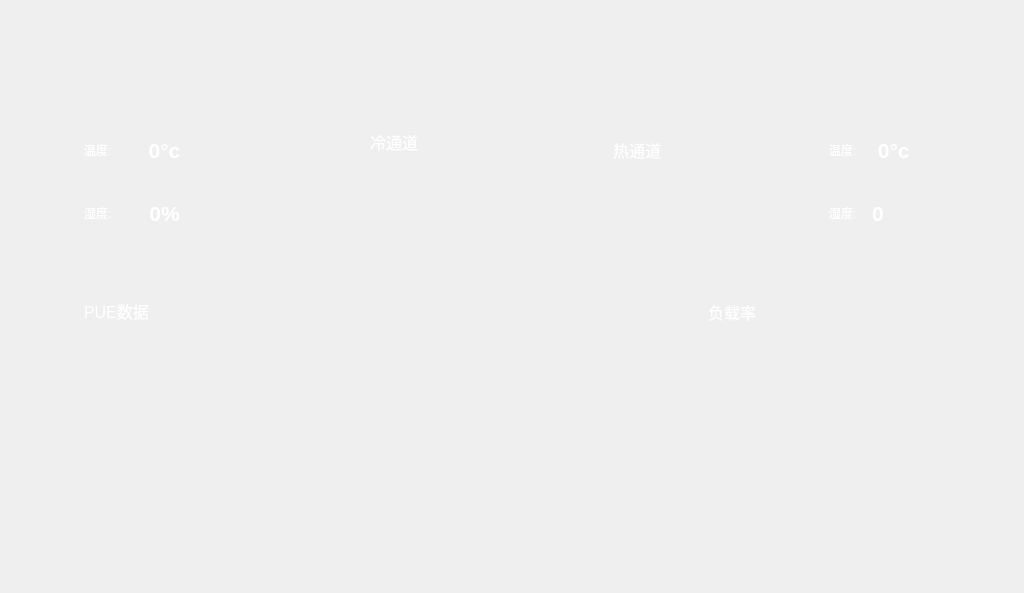
<?xml version="1.0" encoding="UTF-8"?>
<ui version="4.0">
 <class>PageSysOverview</class>
 <widget class="QWidget" name="PageSysOverview">
  <property name="geometry">
   <rect>
    <x>0</x>
    <y>0</y>
    <width>1024</width>
    <height>593</height>
   </rect>
  </property>
  <property name="windowTitle">
   <string>Form</string>
  </property>
  <layout class="QVBoxLayout" name="verticalLayout_5">
   <property name="leftMargin">
    <number>0</number>
   </property>
   <property name="topMargin">
    <number>0</number>
   </property>
   <property name="rightMargin">
    <number>0</number>
   </property>
   <property name="bottomMargin">
    <number>0</number>
   </property>
   <item>
    <widget class="QWidget" name="wgtRender" native="true">
     <layout class="QHBoxLayout" name="horizontalLayout_12">
      <property name="spacing">
       <number>6</number>
      </property>
      <property name="leftMargin">
       <number>0</number>
      </property>
      <property name="topMargin">
       <number>0</number>
      </property>
      <property name="rightMargin">
       <number>0</number>
      </property>
      <property name="bottomMargin">
       <number>0</number>
      </property>
      <item>
       <spacer name="horizontalSpacer_7">
        <property name="orientation">
         <enum>Qt::Horizontal</enum>
        </property>
        <property name="sizeHint" stdset="0">
         <size>
          <width>43</width>
          <height>20</height>
         </size>
        </property>
       </spacer>
      </item>
      <item>
       <widget class="QWidget" name="wgtLeft" native="true">
        <property name="sizePolicy">
         <sizepolicy hsizetype="Preferred" vsizetype="Expanding">
          <horstretch>0</horstretch>
          <verstretch>0</verstretch>
         </sizepolicy>
        </property>
        <property name="minimumSize">
         <size>
          <width>371</width>
          <height>542</height>
         </size>
        </property>
        <property name="maximumSize">
         <size>
          <width>371</width>
          <height>16777215</height>
         </size>
        </property>
        <property name="styleSheet">
         <string notr="true"/>
        </property>
        <layout class="QVBoxLayout" name="verticalLayout_12">
         <property name="leftMargin">
          <number>0</number>
         </property>
         <property name="topMargin">
          <number>0</number>
         </property>
         <property name="rightMargin">
          <number>0</number>
         </property>
         <property name="bottomMargin">
          <number>0</number>
         </property>
         <item>
          <spacer name="verticalSpacer_5">
           <property name="orientation">
            <enum>Qt::Vertical</enum>
           </property>
           <property name="sizeHint" stdset="0">
            <size>
             <width>20</width>
             <height>97</height>
            </size>
           </property>
          </spacer>
         </item>
         <item>
          <layout class="QHBoxLayout" name="horizontalLayout_9">
           <property name="spacing">
            <number>0</number>
           </property>
           <item>
            <widget class="QWidget" name="wgt_rightData" native="true">
             <property name="minimumSize">
              <size>
               <width>284</width>
               <height>135</height>
              </size>
             </property>
             <property name="maximumSize">
              <size>
               <width>284</width>
               <height>135</height>
              </size>
             </property>
             <property name="styleSheet">
              <string notr="true"/>
             </property>
             <widget class="QLabel" name="label">
              <property name="geometry">
               <rect>
                <x>381</x>
                <y>23</y>
                <width>60</width>
                <height>60</height>
               </rect>
              </property>
              <property name="minimumSize">
               <size>
                <width>60</width>
                <height>60</height>
               </size>
              </property>
              <property name="maximumSize">
               <size>
                <width>16777215</width>
                <height>60</height>
               </size>
              </property>
              <property name="font">
               <font>
                <pointsize>13</pointsize>
                <weight>75</weight>
                <bold>true</bold>
               </font>
              </property>
              <property name="styleSheet">
               <string notr="true">color: rgb(114, 159, 207);</string>
              </property>
              <property name="text">
               <string/>
              </property>
              <property name="alignment">
               <set>Qt::AlignBottom|Qt::AlignRight|Qt::AlignTrailing</set>
              </property>
             </widget>
             <widget class="QWidget" name="widget_2" native="true">
              <property name="geometry">
               <rect>
                <x>160</x>
                <y>10</y>
                <width>121</width>
                <height>121</height>
               </rect>
              </property>
              <property name="minimumSize">
               <size>
                <width>121</width>
                <height>121</height>
               </size>
              </property>
              <property name="maximumSize">
               <size>
                <width>121</width>
                <height>121</height>
               </size>
              </property>
              <property name="styleSheet">
               <string notr="true">.QWidget#widget_2
{
 border-radius:0px;
 border-color: rgb(52, 101, 164);
 border-image: url(:/image/cir.png);
}
</string>
              </property>
              <layout class="QVBoxLayout" name="verticalLayout_4">
               <property name="spacing">
                <number>0</number>
               </property>
               <property name="leftMargin">
                <number>26</number>
               </property>
               <property name="topMargin">
                <number>20</number>
               </property>
               <property name="rightMargin">
                <number>10</number>
               </property>
               <property name="bottomMargin">
                <number>10</number>
               </property>
               <item>
                <widget class="QLabel" name="label_2">
                 <property name="minimumSize">
                  <size>
                   <width>71</width>
                   <height>60</height>
                  </size>
                 </property>
                 <property name="maximumSize">
                  <size>
                   <width>71</width>
                   <height>60</height>
                  </size>
                 </property>
                 <property name="styleSheet">
                  <string notr="true">border-image: url(:/image/ac_icon.png);</string>
                 </property>
                 <property name="text">
                  <string/>
                 </property>
                </widget>
               </item>
              </layout>
             </widget>
             <widget class="QWidget" name="layoutWidget">
              <property name="geometry">
               <rect>
                <x>20</x>
                <y>10</y>
                <width>161</width>
                <height>120</height>
               </rect>
              </property>
              <layout class="QVBoxLayout" name="verticalLayout_10">
               <property name="spacing">
                <number>10</number>
               </property>
               <property name="rightMargin">
                <number>0</number>
               </property>
               <item>
                <widget class="QWidget" name="widget_9" native="true">
                 <property name="minimumSize">
                  <size>
                   <width>0</width>
                   <height>50</height>
                  </size>
                 </property>
                 <property name="maximumSize">
                  <size>
                   <width>154</width>
                   <height>50</height>
                  </size>
                 </property>
                 <property name="styleSheet">
                  <string notr="true">.QWidget#widget_9
{
 border-radius:0px;
 border-color: rgb(52, 101, 164);
 border-image: url(:/image/cold_up.png);
}
</string>
                 </property>
                 <layout class="QHBoxLayout" name="horizontalLayout_7">
                  <property name="spacing">
                   <number>3</number>
                  </property>
                  <property name="leftMargin">
                   <number>6</number>
                  </property>
                  <property name="rightMargin">
                   <number>30</number>
                  </property>
                  <item>
                   <widget class="QLabel" name="lblColdTmp">
                    <property name="minimumSize">
                     <size>
                      <width>40</width>
                      <height>0</height>
                     </size>
                    </property>
                    <property name="maximumSize">
                     <size>
                      <width>40</width>
                      <height>16777215</height>
                     </size>
                    </property>
                    <property name="styleSheet">
                     <string notr="true">color: #FFFFFF;</string>
                    </property>
                    <property name="text">
                     <string>温度:</string>
                    </property>
                   </widget>
                  </item>
                  <item>
                   <widget class="QLabel" name="lblColdTmpVal">
                    <property name="minimumSize">
                     <size>
                      <width>0</width>
                      <height>0</height>
                     </size>
                    </property>
                    <property name="maximumSize">
                     <size>
                      <width>120</width>
                      <height>60</height>
                     </size>
                    </property>
                    <property name="font">
                     <font>
                      <pointsize>16</pointsize>
                      <weight>75</weight>
                      <bold>true</bold>
                     </font>
                    </property>
                    <property name="styleSheet">
                     <string notr="true">color: #FFFFFF;</string>
                    </property>
                    <property name="text">
                     <string>0°c</string>
                    </property>
                    <property name="alignment">
                     <set>Qt::AlignCenter</set>
                    </property>
                   </widget>
                  </item>
                 </layout>
                </widget>
               </item>
               <item>
                <widget class="QWidget" name="widget_11" native="true">
                 <property name="minimumSize">
                  <size>
                   <width>0</width>
                   <height>50</height>
                  </size>
                 </property>
                 <property name="maximumSize">
                  <size>
                   <width>154</width>
                   <height>50</height>
                  </size>
                 </property>
                 <property name="styleSheet">
                  <string notr="true">.QWidget#widget_11
{
 border-radius:0px;
 border-color: rgb(52, 101, 164);
 border-image: url(:/image/cold_down.png);
}
</string>
                 </property>
                 <layout class="QHBoxLayout" name="horizontalLayout_8">
                  <property name="spacing">
                   <number>3</number>
                  </property>
                  <property name="leftMargin">
                   <number>6</number>
                  </property>
                  <property name="rightMargin">
                   <number>30</number>
                  </property>
                  <item>
                   <widget class="QLabel" name="lblColdHum">
                    <property name="minimumSize">
                     <size>
                      <width>40</width>
                      <height>0</height>
                     </size>
                    </property>
                    <property name="maximumSize">
                     <size>
                      <width>40</width>
                      <height>16777215</height>
                     </size>
                    </property>
                    <property name="styleSheet">
                     <string notr="true">color: #FFFFFF;</string>
                    </property>
                    <property name="text">
                     <string>湿度:</string>
                    </property>
                   </widget>
                  </item>
                  <item>
                   <widget class="QLabel" name="lblColdHumVal">
                    <property name="minimumSize">
                     <size>
                      <width>0</width>
                      <height>0</height>
                     </size>
                    </property>
                    <property name="maximumSize">
                     <size>
                      <width>120</width>
                      <height>55</height>
                     </size>
                    </property>
                    <property name="font">
                     <font>
                      <pointsize>16</pointsize>
                      <weight>75</weight>
                      <bold>true</bold>
                     </font>
                    </property>
                    <property name="styleSheet">
                     <string notr="true">color: #FFFFFF;</string>
                    </property>
                    <property name="text">
                     <string>0%</string>
                    </property>
                    <property name="alignment">
                     <set>Qt::AlignCenter</set>
                    </property>
                   </widget>
                  </item>
                 </layout>
                </widget>
               </item>
              </layout>
             </widget>
            </widget>
           </item>
           <item>
            <widget class="QWidget" name="widget_7" native="true">
             <property name="minimumSize">
              <size>
               <width>71</width>
               <height>0</height>
              </size>
             </property>
             <property name="maximumSize">
              <size>
               <width>71</width>
               <height>135</height>
              </size>
             </property>
             <layout class="QVBoxLayout" name="verticalLayout_9">
              <property name="spacing">
               <number>3</number>
              </property>
              <property name="leftMargin">
               <number>0</number>
              </property>
              <property name="topMargin">
               <number>0</number>
              </property>
              <property name="rightMargin">
               <number>0</number>
              </property>
              <property name="bottomMargin">
               <number>0</number>
              </property>
              <item>
               <spacer name="verticalSpacer_4">
                <property name="orientation">
                 <enum>Qt::Vertical</enum>
                </property>
                <property name="sizeType">
                 <enum>QSizePolicy::Fixed</enum>
                </property>
                <property name="sizeHint" stdset="0">
                 <size>
                  <width>15</width>
                  <height>17</height>
                 </size>
                </property>
               </spacer>
              </item>
              <item>
               <widget class="QLabel" name="lblColdPass">
                <property name="minimumSize">
                 <size>
                  <width>71</width>
                  <height>25</height>
                 </size>
                </property>
                <property name="maximumSize">
                 <size>
                  <width>71</width>
                  <height>25</height>
                 </size>
                </property>
                <property name="font">
                 <font>
                  <pointsize>12</pointsize>
                 </font>
                </property>
                <property name="styleSheet">
                 <string notr="true">color: #FFFFFF;</string>
                </property>
                <property name="text">
                 <string>冷通道</string>
                </property>
                <property name="alignment">
                 <set>Qt::AlignRight|Qt::AlignTrailing|Qt::AlignVCenter</set>
                </property>
               </widget>
              </item>
              <item>
               <widget class="QWidget" name="widget_8" native="true">
                <property name="minimumSize">
                 <size>
                  <width>71</width>
                  <height>31</height>
                 </size>
                </property>
                <property name="maximumSize">
                 <size>
                  <width>71</width>
                  <height>31</height>
                 </size>
                </property>
                <property name="styleSheet">
                 <string notr="true">.QWidget#widget_8
{
 border-radius:0px;
 border-color: rgb(52, 101, 164);
 border-image: url(:/image/left_line.png);
}

</string>
                </property>
               </widget>
              </item>
              <item>
               <spacer name="verticalSpacer_3">
                <property name="orientation">
                 <enum>Qt::Vertical</enum>
                </property>
                <property name="sizeHint" stdset="0">
                 <size>
                  <width>20</width>
                  <height>56</height>
                 </size>
                </property>
               </spacer>
              </item>
             </layout>
            </widget>
           </item>
          </layout>
         </item>
         <item>
          <spacer name="verticalSpacer_7">
           <property name="orientation">
            <enum>Qt::Vertical</enum>
           </property>
           <property name="sizeType">
            <enum>QSizePolicy::Fixed</enum>
           </property>
           <property name="sizeHint" stdset="0">
            <size>
             <width>20</width>
             <height>35</height>
            </size>
           </property>
          </spacer>
         </item>
         <item>
          <layout class="QHBoxLayout" name="horizontalLayout_11">
           <property name="spacing">
            <number>0</number>
           </property>
           <item>
            <widget class="QWidget" name="wgtPUE" native="true">
             <property name="minimumSize">
              <size>
               <width>278</width>
               <height>193</height>
              </size>
             </property>
             <property name="maximumSize">
              <size>
               <width>278</width>
               <height>193</height>
              </size>
             </property>
             <property name="styleSheet">
              <string notr="true">.QWidget#wgtPUE
{
 border-radius:0px;
 border-color: rgb(52, 101, 164);
 border-image: url(:/image/pue_border.png);
}</string>
             </property>
             <layout class="QVBoxLayout" name="verticalLayout_2">
              <property name="spacing">
               <number>0</number>
              </property>
              <property name="leftMargin">
               <number>10</number>
              </property>
              <property name="topMargin">
               <number>10</number>
              </property>
              <property name="rightMargin">
               <number>10</number>
              </property>
              <property name="bottomMargin">
               <number>20</number>
              </property>
              <item>
               <layout class="QHBoxLayout" name="horizontalLayout">
                <property name="leftMargin">
                 <number>10</number>
                </property>
                <item>
                 <widget class="QLabel" name="lblPue">
                  <property name="minimumSize">
                   <size>
                    <width>0</width>
                    <height>25</height>
                   </size>
                  </property>
                  <property name="maximumSize">
                   <size>
                    <width>16777215</width>
                    <height>25</height>
                   </size>
                  </property>
                  <property name="font">
                   <font>
                    <pointsize>12</pointsize>
                   </font>
                  </property>
                  <property name="styleSheet">
                   <string notr="true">color: #FFFFFF;</string>
                  </property>
                  <property name="text">
                   <string>PUE数据</string>
                  </property>
                 </widget>
                </item>
                <item>
                 <spacer name="horizontalSpacer">
                  <property name="orientation">
                   <enum>Qt::Horizontal</enum>
                  </property>
                  <property name="sizeHint" stdset="0">
                   <size>
                    <width>138</width>
                    <height>17</height>
                   </size>
                  </property>
                 </spacer>
                </item>
               </layout>
              </item>
              <item>
               <widget class="wgtDial" name="pue_body" native="true">
                <property name="minimumSize">
                 <size>
                  <width>0</width>
                  <height>139</height>
                 </size>
                </property>
                <property name="maximumSize">
                 <size>
                  <width>16777215</width>
                  <height>139</height>
                 </size>
                </property>
               </widget>
              </item>
             </layout>
            </widget>
           </item>
           <item>
            <spacer name="horizontalSpacer_3">
             <property name="orientation">
              <enum>Qt::Horizontal</enum>
             </property>
             <property name="sizeType">
              <enum>QSizePolicy::Fixed</enum>
             </property>
             <property name="sizeHint" stdset="0">
              <size>
               <width>71</width>
               <height>20</height>
              </size>
             </property>
            </spacer>
           </item>
          </layout>
         </item>
         <item>
          <spacer name="verticalSpacer_6">
           <property name="orientation">
            <enum>Qt::Vertical</enum>
           </property>
           <property name="sizeHint" stdset="0">
            <size>
             <width>20</width>
             <height>96</height>
            </size>
           </property>
          </spacer>
         </item>
        </layout>
       </widget>
      </item>
      <item>
       <layout class="QVBoxLayout" name="verticalLayout">
        <property name="spacing">
         <number>0</number>
        </property>
        <property name="topMargin">
         <number>20</number>
        </property>
        <property name="rightMargin">
         <number>5</number>
        </property>
        <item>
         <widget class="QWidget" name="wgtMid" native="true">
          <property name="sizePolicy">
           <sizepolicy hsizetype="Expanding" vsizetype="Preferred">
            <horstretch>0</horstretch>
            <verstretch>0</verstretch>
           </sizepolicy>
          </property>
          <property name="minimumSize">
           <size>
            <width>170</width>
            <height>460</height>
           </size>
          </property>
          <property name="maximumSize">
           <size>
            <width>170</width>
            <height>460</height>
           </size>
          </property>
          <property name="styleSheet">
           <string notr="true"/>
          </property>
          <layout class="QHBoxLayout" name="horizontalLayout_2">
           <property name="leftMargin">
            <number>0</number>
           </property>
           <property name="topMargin">
            <number>0</number>
           </property>
           <property name="rightMargin">
            <number>0</number>
           </property>
           <property name="bottomMargin">
            <number>0</number>
           </property>
           <item>
            <spacer name="horizontalSpacer_4">
             <property name="orientation">
              <enum>Qt::Horizontal</enum>
             </property>
             <property name="sizeHint" stdset="0">
              <size>
               <width>13</width>
               <height>20</height>
              </size>
             </property>
            </spacer>
           </item>
           <item>
            <widget class="HostPage" name="hostPage_widget" native="true">
             <property name="minimumSize">
              <size>
               <width>165</width>
               <height>454</height>
              </size>
             </property>
             <property name="maximumSize">
              <size>
               <width>165</width>
               <height>454</height>
              </size>
             </property>
            </widget>
           </item>
           <item>
            <spacer name="horizontalSpacer_5">
             <property name="orientation">
              <enum>Qt::Horizontal</enum>
             </property>
             <property name="sizeHint" stdset="0">
              <size>
               <width>13</width>
               <height>20</height>
              </size>
             </property>
            </spacer>
           </item>
          </layout>
         </widget>
        </item>
        <item>
         <spacer name="verticalSpacer_10">
          <property name="orientation">
           <enum>Qt::Vertical</enum>
          </property>
          <property name="sizeType">
           <enum>QSizePolicy::Preferred</enum>
          </property>
          <property name="sizeHint" stdset="0">
           <size>
            <width>20</width>
            <height>40</height>
           </size>
          </property>
         </spacer>
        </item>
       </layout>
      </item>
      <item>
       <widget class="QWidget" name="wgtRight" native="true">
        <property name="minimumSize">
         <size>
          <width>361</width>
          <height>0</height>
         </size>
        </property>
        <property name="maximumSize">
         <size>
          <width>361</width>
          <height>16777215</height>
         </size>
        </property>
        <property name="styleSheet">
         <string notr="true"/>
        </property>
        <layout class="QVBoxLayout" name="verticalLayout_11">
         <property name="leftMargin">
          <number>0</number>
         </property>
         <property name="topMargin">
          <number>0</number>
         </property>
         <property name="rightMargin">
          <number>0</number>
         </property>
         <property name="bottomMargin">
          <number>0</number>
         </property>
         <item>
          <spacer name="verticalSpacer_12">
           <property name="orientation">
            <enum>Qt::Vertical</enum>
           </property>
           <property name="sizeHint" stdset="0">
            <size>
             <width>20</width>
             <height>97</height>
            </size>
           </property>
          </spacer>
         </item>
         <item>
          <layout class="QHBoxLayout" name="horizontalLayout_6">
           <property name="spacing">
            <number>3</number>
           </property>
           <item>
            <widget class="QWidget" name="widget_5" native="true">
             <property name="minimumSize">
              <size>
               <width>0</width>
               <height>135</height>
              </size>
             </property>
             <property name="maximumSize">
              <size>
               <width>71</width>
               <height>135</height>
              </size>
             </property>
             <layout class="QVBoxLayout" name="verticalLayout_8">
              <property name="spacing">
               <number>3</number>
              </property>
              <property name="leftMargin">
               <number>0</number>
              </property>
              <property name="topMargin">
               <number>0</number>
              </property>
              <property name="rightMargin">
               <number>0</number>
              </property>
              <property name="bottomMargin">
               <number>0</number>
              </property>
              <item>
               <spacer name="verticalSpacer_2">
                <property name="orientation">
                 <enum>Qt::Vertical</enum>
                </property>
                <property name="sizeType">
                 <enum>QSizePolicy::Fixed</enum>
                </property>
                <property name="sizeHint" stdset="0">
                 <size>
                  <width>20</width>
                  <height>25</height>
                 </size>
                </property>
               </spacer>
              </item>
              <item>
               <widget class="QLabel" name="lblHotPass">
                <property name="minimumSize">
                 <size>
                  <width>71</width>
                  <height>25</height>
                 </size>
                </property>
                <property name="maximumSize">
                 <size>
                  <width>71</width>
                  <height>25</height>
                 </size>
                </property>
                <property name="font">
                 <font>
                  <pointsize>12</pointsize>
                 </font>
                </property>
                <property name="styleSheet">
                 <string notr="true">color: #FFFFFF;</string>
                </property>
                <property name="text">
                 <string>热通道</string>
                </property>
                <property name="alignment">
                 <set>Qt::AlignLeading|Qt::AlignLeft|Qt::AlignVCenter</set>
                </property>
               </widget>
              </item>
              <item>
               <widget class="QWidget" name="widget_6" native="true">
                <property name="minimumSize">
                 <size>
                  <width>71</width>
                  <height>31</height>
                 </size>
                </property>
                <property name="maximumSize">
                 <size>
                  <width>71</width>
                  <height>31</height>
                 </size>
                </property>
                <property name="styleSheet">
                 <string notr="true">.QWidget#widget_6
{
 border-radius:0px;
 border-color: rgb(52, 101, 164);
 border-image: url(:/image/right_line.png);
}


</string>
                </property>
               </widget>
              </item>
              <item>
               <spacer name="verticalSpacer">
                <property name="orientation">
                 <enum>Qt::Vertical</enum>
                </property>
                <property name="sizeHint" stdset="0">
                 <size>
                  <width>20</width>
                  <height>48</height>
                 </size>
                </property>
               </spacer>
              </item>
             </layout>
            </widget>
           </item>
           <item>
            <widget class="QWidget" name="wgt_leftData" native="true">
             <property name="minimumSize">
              <size>
               <width>280</width>
               <height>135</height>
              </size>
             </property>
             <property name="maximumSize">
              <size>
               <width>280</width>
               <height>135</height>
              </size>
             </property>
             <property name="styleSheet">
              <string notr="true"/>
             </property>
             <widget class="QWidget" name="widget" native="true">
              <property name="geometry">
               <rect>
                <x>0</x>
                <y>10</y>
                <width>121</width>
                <height>121</height>
               </rect>
              </property>
              <property name="minimumSize">
               <size>
                <width>121</width>
                <height>121</height>
               </size>
              </property>
              <property name="maximumSize">
               <size>
                <width>121</width>
                <height>121</height>
               </size>
              </property>
              <property name="styleSheet">
               <string notr="true">/*.QWidget#widget
{*/
 border-radius:0px;
 border-color: rgb(52, 101, 164);
 border-image: url(:/image/cir.png);
/*}*/
</string>
              </property>
              <layout class="QVBoxLayout" name="verticalLayout_6">
               <property name="leftMargin">
                <number>26</number>
               </property>
               <property name="topMargin">
                <number>12</number>
               </property>
               <item>
                <widget class="QLabel" name="label_3">
                 <property name="minimumSize">
                  <size>
                   <width>67</width>
                   <height>67</height>
                  </size>
                 </property>
                 <property name="maximumSize">
                  <size>
                   <width>67</width>
                   <height>67</height>
                  </size>
                 </property>
                 <property name="styleSheet">
                  <string notr="true">border-image: url(:/image/radiator.png);</string>
                 </property>
                 <property name="text">
                  <string/>
                 </property>
                </widget>
               </item>
              </layout>
             </widget>
             <widget class="QWidget" name="layoutWidget">
              <property name="geometry">
               <rect>
                <x>110</x>
                <y>10</y>
                <width>151</width>
                <height>120</height>
               </rect>
              </property>
              <layout class="QVBoxLayout" name="verticalLayout_7">
               <property name="spacing">
                <number>10</number>
               </property>
               <item>
                <widget class="QWidget" name="widget_3" native="true">
                 <property name="minimumSize">
                  <size>
                   <width>0</width>
                   <height>50</height>
                  </size>
                 </property>
                 <property name="maximumSize">
                  <size>
                   <width>150</width>
                   <height>50</height>
                  </size>
                 </property>
                 <property name="styleSheet">
                  <string notr="true">.QWidget#widget_3
{
 border-radius:0px;
 border-color: rgb(52, 101, 164);
 border-image: url(:/image/hot_up.png);
}</string>
                 </property>
                 <layout class="QHBoxLayout" name="horizontalLayout_4">
                  <property name="spacing">
                   <number>3</number>
                  </property>
                  <property name="leftMargin">
                   <number>30</number>
                  </property>
                  <item>
                   <widget class="QLabel" name="lblHotTmp">
                    <property name="minimumSize">
                     <size>
                      <width>40</width>
                      <height>0</height>
                     </size>
                    </property>
                    <property name="maximumSize">
                     <size>
                      <width>40</width>
                      <height>16777215</height>
                     </size>
                    </property>
                    <property name="styleSheet">
                     <string notr="true">color: #FFFFFF;</string>
                    </property>
                    <property name="text">
                     <string>温度:</string>
                    </property>
                   </widget>
                  </item>
                  <item>
                   <widget class="QLabel" name="lblHotTmpVal">
                    <property name="minimumSize">
                     <size>
                      <width>0</width>
                      <height>0</height>
                     </size>
                    </property>
                    <property name="maximumSize">
                     <size>
                      <width>120</width>
                      <height>60</height>
                     </size>
                    </property>
                    <property name="font">
                     <font>
                      <pointsize>16</pointsize>
                      <weight>75</weight>
                      <bold>true</bold>
                     </font>
                    </property>
                    <property name="styleSheet">
                     <string notr="true">color: #FFFFFF;</string>
                    </property>
                    <property name="text">
                     <string> 0°c</string>
                    </property>
                    <property name="alignment">
                     <set>Qt::AlignLeading|Qt::AlignLeft|Qt::AlignVCenter</set>
                    </property>
                   </widget>
                  </item>
                 </layout>
                </widget>
               </item>
               <item>
                <widget class="QWidget" name="widget_4" native="true">
                 <property name="minimumSize">
                  <size>
                   <width>0</width>
                   <height>50</height>
                  </size>
                 </property>
                 <property name="maximumSize">
                  <size>
                   <width>150</width>
                   <height>50</height>
                  </size>
                 </property>
                 <property name="styleSheet">
                  <string notr="true">.QWidget#widget_4
{
 border-radius:0px;
 border-color: rgb(52, 101, 164);
 border-image: url(:/image/hot_down.png);
}</string>
                 </property>
                 <layout class="QHBoxLayout" name="horizontalLayout_5">
                  <property name="spacing">
                   <number>3</number>
                  </property>
                  <property name="leftMargin">
                   <number>30</number>
                  </property>
                  <item>
                   <widget class="QLabel" name="lblHotHum">
                    <property name="minimumSize">
                     <size>
                      <width>40</width>
                      <height>0</height>
                     </size>
                    </property>
                    <property name="maximumSize">
                     <size>
                      <width>40</width>
                      <height>16777215</height>
                     </size>
                    </property>
                    <property name="styleSheet">
                     <string notr="true">color: #FFFFFF;</string>
                    </property>
                    <property name="text">
                     <string>湿度:</string>
                    </property>
                   </widget>
                  </item>
                  <item>
                   <widget class="QLabel" name="lblHotHumVal">
                    <property name="minimumSize">
                     <size>
                      <width>0</width>
                      <height>0</height>
                     </size>
                    </property>
                    <property name="maximumSize">
                     <size>
                      <width>120</width>
                      <height>60</height>
                     </size>
                    </property>
                    <property name="font">
                     <font>
                      <pointsize>16</pointsize>
                      <weight>75</weight>
                      <bold>true</bold>
                     </font>
                    </property>
                    <property name="styleSheet">
                     <string notr="true">color: #FFFFFF;</string>
                    </property>
                    <property name="text">
                     <string>0</string>
                    </property>
                    <property name="alignment">
                     <set>Qt::AlignLeading|Qt::AlignLeft|Qt::AlignVCenter</set>
                    </property>
                   </widget>
                  </item>
                 </layout>
                </widget>
               </item>
              </layout>
             </widget>
            </widget>
           </item>
          </layout>
         </item>
         <item>
          <spacer name="verticalSpacer_11">
           <property name="orientation">
            <enum>Qt::Vertical</enum>
           </property>
           <property name="sizeType">
            <enum>QSizePolicy::Fixed</enum>
           </property>
           <property name="sizeHint" stdset="0">
            <size>
             <width>20</width>
             <height>35</height>
            </size>
           </property>
          </spacer>
         </item>
         <item>
          <layout class="QHBoxLayout" name="horizontalLayout_10">
           <property name="spacing">
            <number>0</number>
           </property>
           <item>
            <spacer name="horizontalSpacer_6">
             <property name="orientation">
              <enum>Qt::Horizontal</enum>
             </property>
             <property name="sizeType">
              <enum>QSizePolicy::Fixed</enum>
             </property>
             <property name="sizeHint" stdset="0">
              <size>
               <width>71</width>
               <height>20</height>
              </size>
             </property>
            </spacer>
           </item>
           <item>
            <widget class="QWidget" name="wgtLoad" native="true">
             <property name="minimumSize">
              <size>
               <width>278</width>
               <height>193</height>
              </size>
             </property>
             <property name="maximumSize">
              <size>
               <width>278</width>
               <height>193</height>
              </size>
             </property>
             <property name="styleSheet">
              <string notr="true">.QWidget#wgtLoad
{
 border-radius:0px;
 border-color: rgb(52, 101, 164);
 border-image: url(:/image/pue_border.png);
}
</string>
             </property>
             <layout class="QVBoxLayout" name="verticalLayout_3">
              <property name="leftMargin">
               <number>10</number>
              </property>
              <property name="topMargin">
               <number>10</number>
              </property>
              <property name="rightMargin">
               <number>10</number>
              </property>
              <property name="bottomMargin">
               <number>10</number>
              </property>
              <item>
               <layout class="QHBoxLayout" name="horizontalLayout_3">
                <property name="leftMargin">
                 <number>10</number>
                </property>
                <item>
                 <widget class="QLabel" name="lblLoad">
                  <property name="minimumSize">
                   <size>
                    <width>0</width>
                    <height>25</height>
                   </size>
                  </property>
                  <property name="maximumSize">
                   <size>
                    <width>16777215</width>
                    <height>25</height>
                   </size>
                  </property>
                  <property name="font">
                   <font>
                    <pointsize>12</pointsize>
                   </font>
                  </property>
                  <property name="styleSheet">
                   <string notr="true">color: #FFFFFF;</string>
                  </property>
                  <property name="text">
                   <string>负载率</string>
                  </property>
                 </widget>
                </item>
                <item>
                 <spacer name="horizontalSpacer_2">
                  <property name="orientation">
                   <enum>Qt::Horizontal</enum>
                  </property>
                  <property name="sizeHint" stdset="0">
                   <size>
                    <width>168</width>
                    <height>20</height>
                   </size>
                  </property>
                 </spacer>
                </item>
               </layout>
              </item>
              <item>
               <widget class="CurveChart" name="load_body" native="true">
                <property name="minimumSize">
                 <size>
                  <width>0</width>
                  <height>139</height>
                 </size>
                </property>
                <property name="maximumSize">
                 <size>
                  <width>16777215</width>
                  <height>139</height>
                 </size>
                </property>
               </widget>
              </item>
             </layout>
            </widget>
           </item>
          </layout>
         </item>
         <item>
          <spacer name="verticalSpacer_9">
           <property name="orientation">
            <enum>Qt::Vertical</enum>
           </property>
           <property name="sizeHint" stdset="0">
            <size>
             <width>20</width>
             <height>96</height>
            </size>
           </property>
          </spacer>
         </item>
        </layout>
       </widget>
      </item>
      <item>
       <spacer name="horizontalSpacer_8">
        <property name="orientation">
         <enum>Qt::Horizontal</enum>
        </property>
        <property name="sizeHint" stdset="0">
         <size>
          <width>43</width>
          <height>20</height>
         </size>
        </property>
       </spacer>
      </item>
     </layout>
    </widget>
   </item>
  </layout>
 </widget>
 <customwidgets>
  <customwidget>
   <class>HostPage</class>
   <extends>QWidget</extends>
   <header location="global">hostpage.h</header>
   <container>1</container>
  </customwidget>
  <customwidget>
   <class>CurveChart</class>
   <extends>QWidget</extends>
   <header location="global">curvechart.h</header>
   <container>1</container>
  </customwidget>
  <customwidget>
   <class>wgtDial</class>
   <extends>QWidget</extends>
   <header location="global">wgtdial.h</header>
   <container>1</container>
  </customwidget>
 </customwidgets>
 <resources/>
 <connections/>
</ui>
